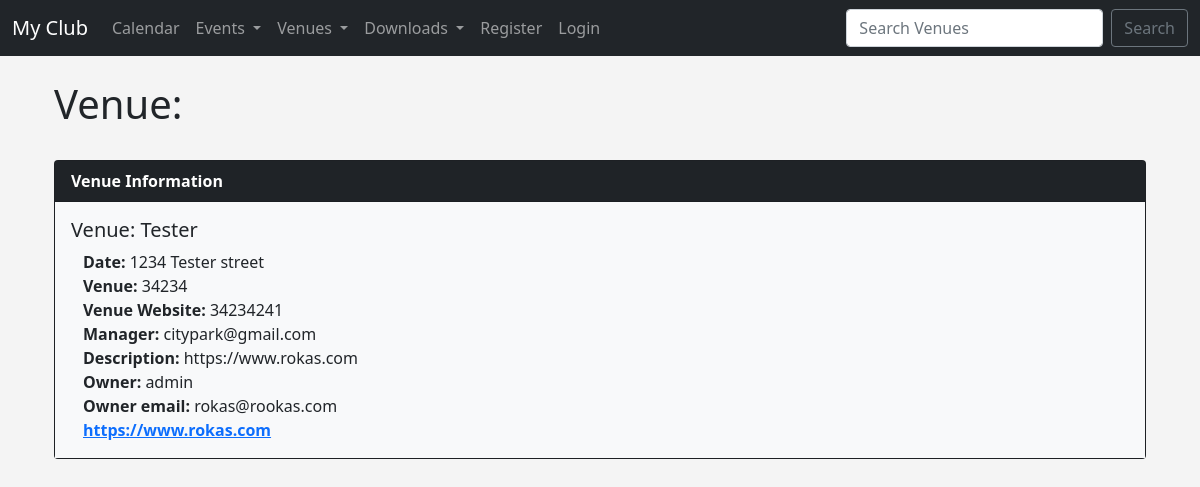
Screenshot of /show_venue/3 with the database file from the repository.
### events/models.py (models this page shows)
class Venue(models.Model):
    name = models.CharField('Venue name', max_length=120)
    address = models.CharField(max_length=300)
    zip_code = models.CharField("Zip Code", max_length=15)
    phone = models.CharField('Contact Phone', max_length=25, blank=True)
    web = models.URLField('Website Address', blank=True)
    email_address = models.EmailField('Email Address', blank=True)
    owner = models.IntegerField('Venue Owner', blank=False, default=1)
    def __str__(self):
        return self.name

### events/views.py (the view)
# urls.py: path('show_venue/<venue_id>', views.show_venue, name="show-venue"),
def show_venue(request, venue_id):
    venue = Venue.objects.get(pk=venue_id)
    venue_owner = User.objects.get(pk=venue.owner)
    return render(request, 'events/show_venue.html',
                  {'venue': venue,
                   'venue_owner': venue_owner})

### events/templates/events/show_venue.html
{% extends 'events/base.html' %}
{% block content %}
<div class="container">
    <h1>Venue: </h1><br>
<div class="card text-white bg-dark mb-3">
  <div class="card-header" style="color: #fff; font-weight: bold">
    Venue Information
  </div>
  <div class="card-body bg-light text-dark">
    <h5 class="card-title">Venue: {{ venue }}</h5>
    <p class="card-text container">
            <strong>Date: </strong> {{ venue.address }}<br>
            <strong>Venue: </strong> {{ venue.zip_code }} <br>
            <strong>Venue Website: </strong> {{ venue.phone }}<br>
            <strong>Manager: </strong> {{ venue.email_address }}<br>
            <strong>Description: </strong> {{ venue.web }}<br>
            <strong>Owner: </strong> {{ venue_owner }}<br>
            <strong>Owner email: </strong> {{ venue_owner.email }}<br>
            <strong><a href="{{ venue.web }}">{{ venue.web }}</a></strong><br>
    </p>
  </div>
    </div>
{% endblock %}

### events/templates/events/base.html (style rules this page uses)
body { background-color: #f4f4f4; }

### rows the page displays
Venue: name "Tester", address "1234 Tester street", zip_code "34234", phone "34234241", email_address "citypark@gmail.com", web "https://www.rokas.com"

### other values shown
{{ venue_owner }} "admin"
{{ venue_owner.email }} "rokas@rookas.com"
